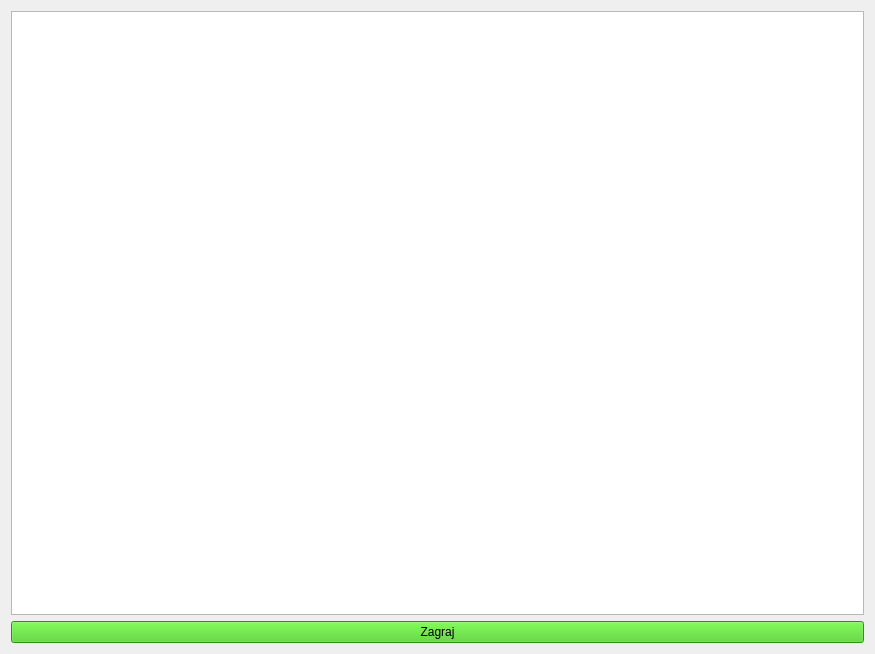
<?xml version="1.0" encoding="UTF-8"?>
<ui version="4.0">
 <class>Widget</class>
 <widget class="QWidget" name="Widget">
  <property name="geometry">
   <rect>
    <x>0</x>
    <y>0</y>
    <width>875</width>
    <height>654</height>
   </rect>
  </property>
  <property name="minimumSize">
   <size>
    <width>0</width>
    <height>0</height>
   </size>
  </property>
  <property name="maximumSize">
   <size>
    <width>875</width>
    <height>654</height>
   </size>
  </property>
  <property name="baseSize">
   <size>
    <width>0</width>
    <height>0</height>
   </size>
  </property>
  <property name="windowTitle">
   <string>Flappy Bird</string>
  </property>
  <layout class="QVBoxLayout" name="verticalLayout">
   <item>
    <widget class="QGraphicsView" name="graphicsView"/>
   </item>
   <item>
    <widget class="QPushButton" name="StartGamButton">
     <property name="styleSheet">
      <string notr="true">background-color:rgb(67, 202, 26)</string>
     </property>
     <property name="text">
      <string>Zagraj</string>
     </property>
    </widget>
   </item>
  </layout>
 </widget>
 <resources/>
 <connections/>
</ui>
